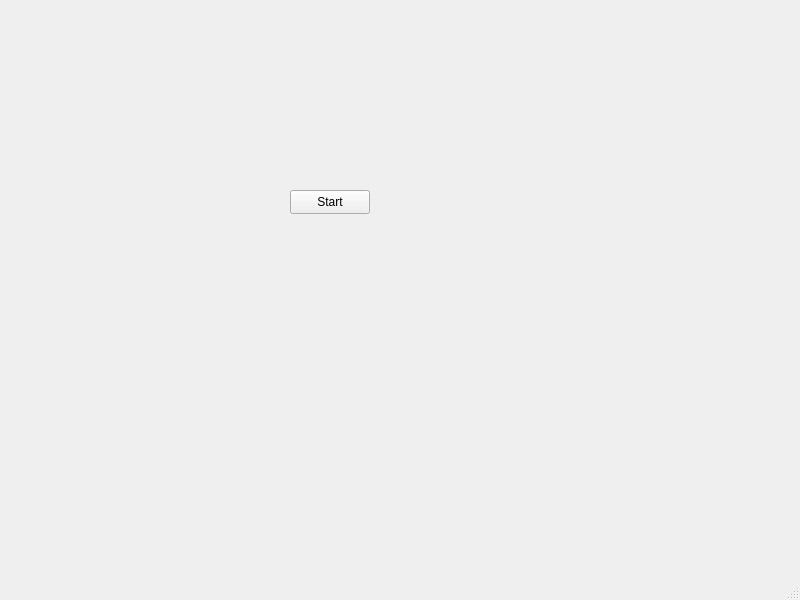
<?xml version="1.0" encoding="UTF-8"?>
<ui version="4.0">
 <class>MainWindow</class>
 <widget class="QMainWindow" name="MainWindow">
  <property name="geometry">
   <rect>
    <x>0</x>
    <y>0</y>
    <width>800</width>
    <height>600</height>
   </rect>
  </property>
  <property name="windowTitle">
   <string>MainWindow</string>
  </property>
  <widget class="QWidget" name="centralwidget">
   <widget class="QPushButton" name="Start_button">
    <property name="geometry">
     <rect>
      <x>290</x>
      <y>190</y>
      <width>80</width>
      <height>24</height>
     </rect>
    </property>
    <property name="text">
     <string>Start</string>
    </property>
   </widget>
  </widget>
  <widget class="QMenuBar" name="menubar">
   <property name="geometry">
    <rect>
     <x>0</x>
     <y>0</y>
     <width>800</width>
     <height>21</height>
    </rect>
   </property>
  </widget>
  <widget class="QStatusBar" name="statusbar"/>
 </widget>
 <resources/>
 <connections/>
</ui>
